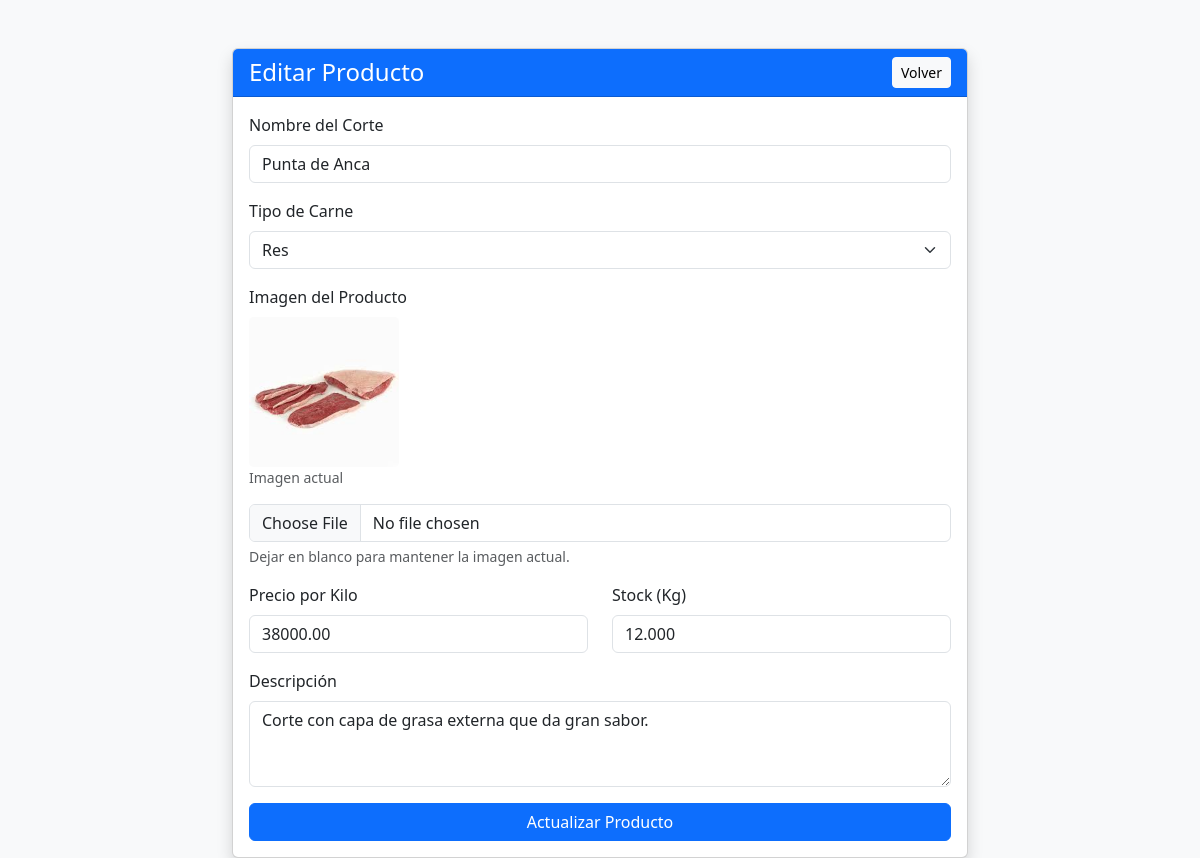
Before: /edit_product.php?id=5 (signed in) with the older database file.
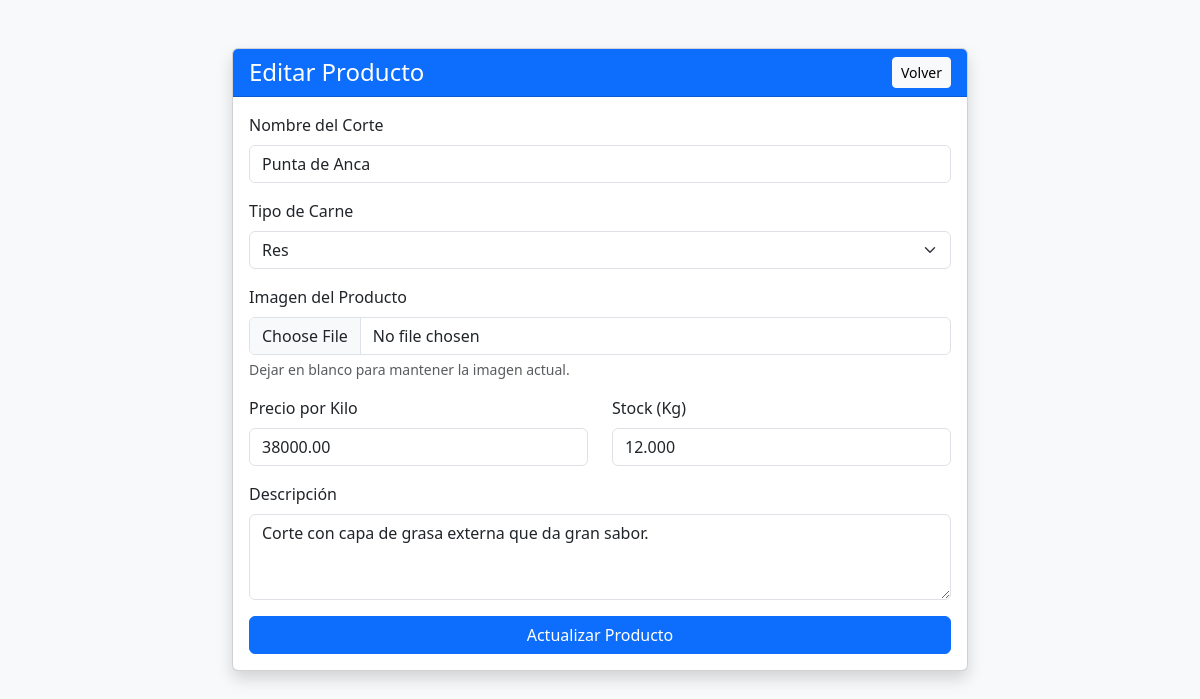
After: the same page with the newer database file.
### tables this page shows
CREATE TABLE IF NOT EXISTS productos (
    id INT AUTO_INCREMENT PRIMARY KEY,
    nombre_corte VARCHAR(100) NOT NULL,
    precio_kilo DECIMAL(10, 2) NOT NULL,
    stock_kg DECIMAL(10, 3) NOT NULL,  
    descripcion TEXT,
    imagen VARCHAR(255) DEFAULT NULL,
    id_tipo INT NOT NULL,
    CONSTRAINT fk_productos_tipo FOREIGN KEY (id_tipo) 
        REFERENCES tipos_productos(id) 
        ON DELETE RESTRICT 
        ON UPDATE CASCADE
);

CREATE TABLE IF NOT EXISTS tipos_productos (
    id INT AUTO_INCREMENT PRIMARY KEY,
    nombre VARCHAR(50) NOT NULL UNIQUE
);

### edit_product.php (the view, shortened to what this page needs)
<?php
require_once 'includes/db.php';
$id = filter_input(INPUT_GET, 'id', FILTER_VALIDATE_INT);
$producto = null;
$tipos = [];
if ($id) {
    try {
        $stmt = $pdo->prepare("SELECT * FROM productos WHERE id = :id");
        $stmt->execute([':id' => $id]);
        $producto = $stmt->fetch();
        $stmtTypes = $pdo->query("SELECT * FROM tipos_productos");
        $tipos = $stmtTypes->fetchAll();
    } catch (PDOException $e) {
        die("Error: " . $e->getMessage());
    }
}
?>
<!DOCTYPE html>
<html lang="es">
<head>
    <link href="https://cdn.jsdelivr.net/npm/bootstrap@5.3.0/dist/css/bootstrap.min.css" rel="stylesheet">
</head>
<body class="bg-light">
    <div class="container mt-5">
        <div class="row justify-content-center">
            <div class="col-md-8">
                <div class="card shadow">
                    <div class="card-header bg-primary text-white d-flex justify-content-between align-items-center">
                        <h4 class="mb-0">Editar Producto</h4>
                        <a href="dashboard.php" class="btn btn-sm btn-light">Volver</a>
                    </div>
                    <div class="card-body">
                        <form action="edit_product.php?id=<?php echo htmlspecialchars($id); ?>" method="POST" enctype="multipart/form-data">
                            <div class="mb-3">
                                <label for="nombre_corte" class="form-label">Nombre del Corte</label>
                                <input type="text" class="form-control" id="nombre_corte" name="nombre_corte" value="<?php echo htmlspecialchars($producto['nombre_corte']); ?>" required>
                            </div>
                            <div class="mb-3">
                                <label for="id_tipo" class="form-label">Tipo de Carne</label>
                                <select class="form-select" id="id_tipo" name="id_tipo" required>
                                    <?php foreach ($tipos as $tipo): ?>
                                        <option value="<?php echo htmlspecialchars($tipo['id']); ?>" <?php echo $tipo['id'] == $producto['id_tipo'] ? 'selected' : ''; ?>>
                                            <?php echo htmlspecialchars($tipo['nombre']); ?>
                                        </option>
                                    <?php endforeach; ?>
                                </select>
                            </div>
                            <div class="mb-3">
                                <label for="imagen" class="form-label">Imagen del Producto</label>
                                <?php if ($producto['imagen']): ?>
                                    <div class="mb-2">
                                        <img src="uploads/<?php echo htmlspecialchars($producto['imagen']); ?>" alt="Imagen actual" style="max-width: 150px; border-radius: 5px;">
                                        <p class="text-muted small">Imagen actual</p>
                                    </div>
                                <?php endif; ?>
                                <input type="file" class="form-control" id="imagen" name="imagen" accept="image/*">
                                <div class="form-text">Dejar en blanco para mantener la imagen actual.</div>
                            </div>
                            <div class="row">
                                <div class="col-md-6 mb-3">
                                    <label for="precio_kilo" class="form-label">Precio por Kilo</label>
                                    <input type="number" step="0.01" class="form-control" id="precio_kilo" name="precio_kilo" value="<?php echo htmlspecialchars($producto['precio_kilo']); ?>" required>
                                </div>
                                <div class="col-md-6 mb-3">
                                    <label for="stock_kg" class="form-label">Stock (Kg)</label>
                                    <input type="number" step="0.001" class="form-control" id="stock_kg" name="stock_kg" value="<?php echo htmlspecialchars($producto['stock_kg']); ?>" required>
                                </div>
                            </div>
                            <div class="mb-3">
                                <label for="descripcion" class="form-label">Descripción</label>
                                <textarea class="form-control" id="descripcion" name="descripcion" rows="3"><?php echo htmlspecialchars($producto['descripcion']); ?></textarea>
                            </div>
                            <div class="d-grid gap-2">
                                <button type="submit" class="btn btn-primary">Actualizar Producto</button>
                            </div>
                        </form>
                    </div>
                </div>
            </div>
        </div>
    </div>
</body>
</html>

Changed rows visible on the page:
changed productos "Punta de Anca": imagen: picture removed
Other visible differences:
text no longer shown: "Imagen actual"
